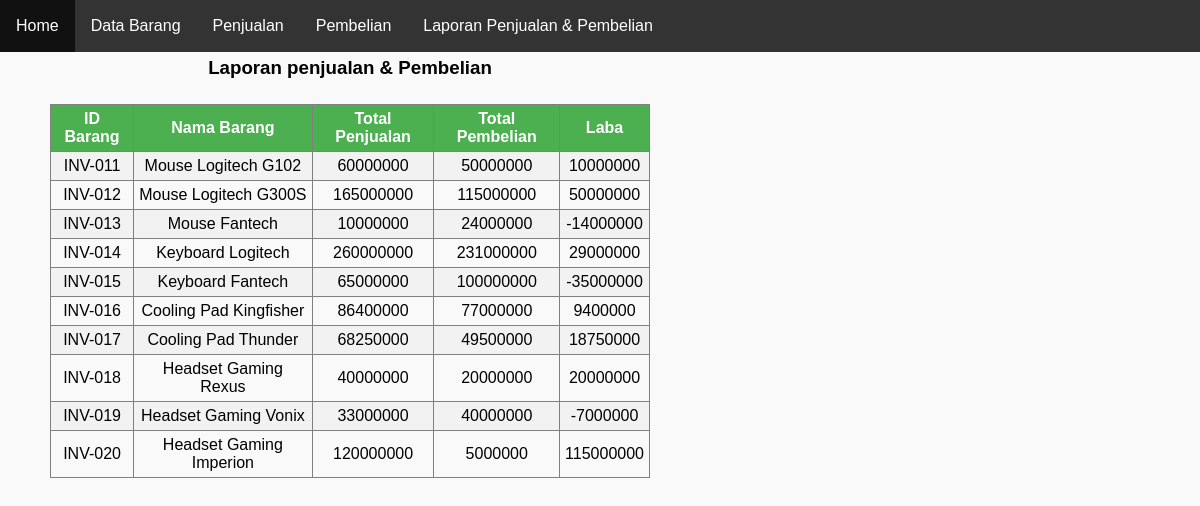
/MVC/index.php?controller=laporanJualBeli&action=list, run on the app's committed database.
### tables this page shows
CREATE TABLE IF NOT EXISTS `barang` (
  `IdBarang` varchar(10) NOT NULL,
  `NamaBarang` text,
  `Keterangan` text,
  `Satuan` text,
  `IdPengguna` varchar(10) DEFAULT NULL,
  `hargaJual` int DEFAULT NULL,
  `hargaBeli` int DEFAULT NULL,
  PRIMARY KEY (`IdBarang`),
  KEY `IdPengguna` (`IdPengguna`)
);

### MVC/controllers/laporanJualBeli_controller.php (called while the page is built)
<?php
  class LaporanJualBeliController {
    public function list() {
      $listLaporanJualBeli = LaporanJualBeli::all();
      require_once('views/laporanJualBeli/list.php');
    }
  }
?>

### MVC/index.php (called while the page is built, shortened)
<?php
  require_once('views/layout.php');
?>

### MVC/models/laporanJualBeli.php (called while the page is built, shortened)
<?php
  class LaporanJualBeli {
    public function __construct($idBarang, $namaBarang, $totalPenjualan, $totalPembelian, $laba) {
      $this->idBarang = $idBarang;
      $this->namaBarang = $namaBarang;
      $this->totalPenjualan = $totalPenjualan;
      $this->totalPembelian = $totalPembelian;
      $this->laba = $laba;
    }
    public static function all() {
      $list = [];
      $db = Db::getInstance();
      $req = $db->query('SELECT barangQuery.IdBarang AS IdBarang,
                        barangQuery.NamaBarang AS NamaBarang,
                        penjualanQuery.totalPenjualan AS TotalPenjualan,
                        pembelianQuery.totalPembelian AS TotalPembelian,
                        (penjualanQuery.totalPenjualan-pembelianQuery.totalPembelian) AS Laba
                        FROM barang AS barangQuery
                        INNER JOIN
                        (
                            SELECT penjualan.IdBarang, SUM(penjualan.Hargajual * penjualan.JumlahPenjualan) AS totalPenjualan 		FROM penjualan
                            GROUP BY penjualan.IdBarang
                        ) AS penjualanQuery ON barangQuery.IdBarang = penjualanQuery.IdBarang
                        INNER JOIN
                        (
                            SELECT pembelian.IdBarang, SUM(pembelian.HargaBeli * pembelian.JumlahPembelian) AS totalPembelian 		FROM pembelian
                            GROUP BY pembelian.IdBarang
                        ) AS pembelianQuery ON barangQuery.IdBarang = pembelianQuery.IdBarang');
      foreach($req->fetchAll() as $jualBeliBarang) {
        $list[] = new LaporanJualBeli($jualBeliBarang['IdBarang'],
                                      $jualBeliBarang['NamaBarang'],
                                      $jualBeliBarang['TotalPenjualan'],
                                      $jualBeliBarang['TotalPembelian'],
                                      $jualBeliBarang['Laba']);
      }
      return $list;
    }
  }
?>

### MVC/views/laporanJualBeli/list.php (the view, shortened to what this page needs)
<!DOCTYPE html>
<html>
    <head>
        <link rel="stylesheet" href="style.css">
    </head>
    <body>
    <table>
        <tr>
            <td>
                <h3>Laporan penjualan & Pembelian</h3>
            </td>
        </tr>
        <table border="1">
            <tr>
                <th>ID Barang</th>
                <th>Nama Barang</th>
                <th>Total Penjualan</th>
                <th>Total Pembelian</th>
                <th>Laba</th>
            </tr>
            <?php
            foreach ($listLaporanJualBeli as $laporanJualBeli) {
                echo "<tr>";
                echo "<td>" . $laporanJualBeli->idBarang . "</td>";
                echo "<td>" . $laporanJualBeli->namaBarang . "</td>";
                echo "<td>" . $laporanJualBeli->totalPenjualan . "</td>";
                echo "<td>" . $laporanJualBeli->totalPembelian . "</td>";
                echo "<td>" . $laporanJualBeli->laba . "</td>";
                echo "</tr>";
            }
            ?>
        </table>
    </body>
</html>

### MVC/style.css (style rules this page uses)
body, h1, h2, h3, p, form, table { margin: 0; padding: 0; }
body { font-family: Arial, sans-serif; line-height: 1.5; background-color: #f9f9f9; }
table { width: 50%; border-collapse: collapse; margin-left: 50px; margin-bottom: 20px; }
table th, table td { padding: 5px; text-align: center; }
table th { background-color: #4caf50; color: #fff; }
table tr:nth-child(even) { background-color: #f2f2f2; }

### data on the page
barang: IdBarang "INV-011", NamaBarang "Mouse Logitech G102", totalPenjualan "60000000", totalPembelian "50000000", laba "10000000"
barang: IdBarang "INV-012", NamaBarang "Mouse Logitech G300S", totalPenjualan "165000000", totalPembelian "115000000", laba "50000000"
barang: IdBarang "INV-013", NamaBarang "Mouse Fantech", totalPenjualan "10000000", totalPembelian "24000000", laba "-14000000"
barang: IdBarang "INV-014", NamaBarang "Keyboard Logitech", totalPenjualan "260000000", totalPembelian "231000000", laba "29000000"
barang: IdBarang "INV-015", NamaBarang "Keyboard Fantech", totalPenjualan "65000000", totalPembelian "100000000", laba "-35000000"
barang: IdBarang "INV-016", NamaBarang "Cooling Pad Kingfisher", totalPenjualan "86400000", totalPembelian "77000000", laba "9400000"
barang: IdBarang "INV-017", NamaBarang "Cooling Pad Thunder", totalPenjualan "68250000", totalPembelian "49500000", laba "18750000"
barang: IdBarang "INV-018", NamaBarang "Headset Gaming Rexus", totalPenjualan "40000000", totalPembelian "20000000", laba "20000000"
barang: IdBarang "INV-019", NamaBarang "Headset Gaming Vonix", totalPenjualan "33000000", totalPembelian "40000000", laba "-7000000"
barang: IdBarang "INV-020", NamaBarang "Headset Gaming Imperion", totalPenjualan "120000000", totalPembelian "5000000", laba "115000000"
